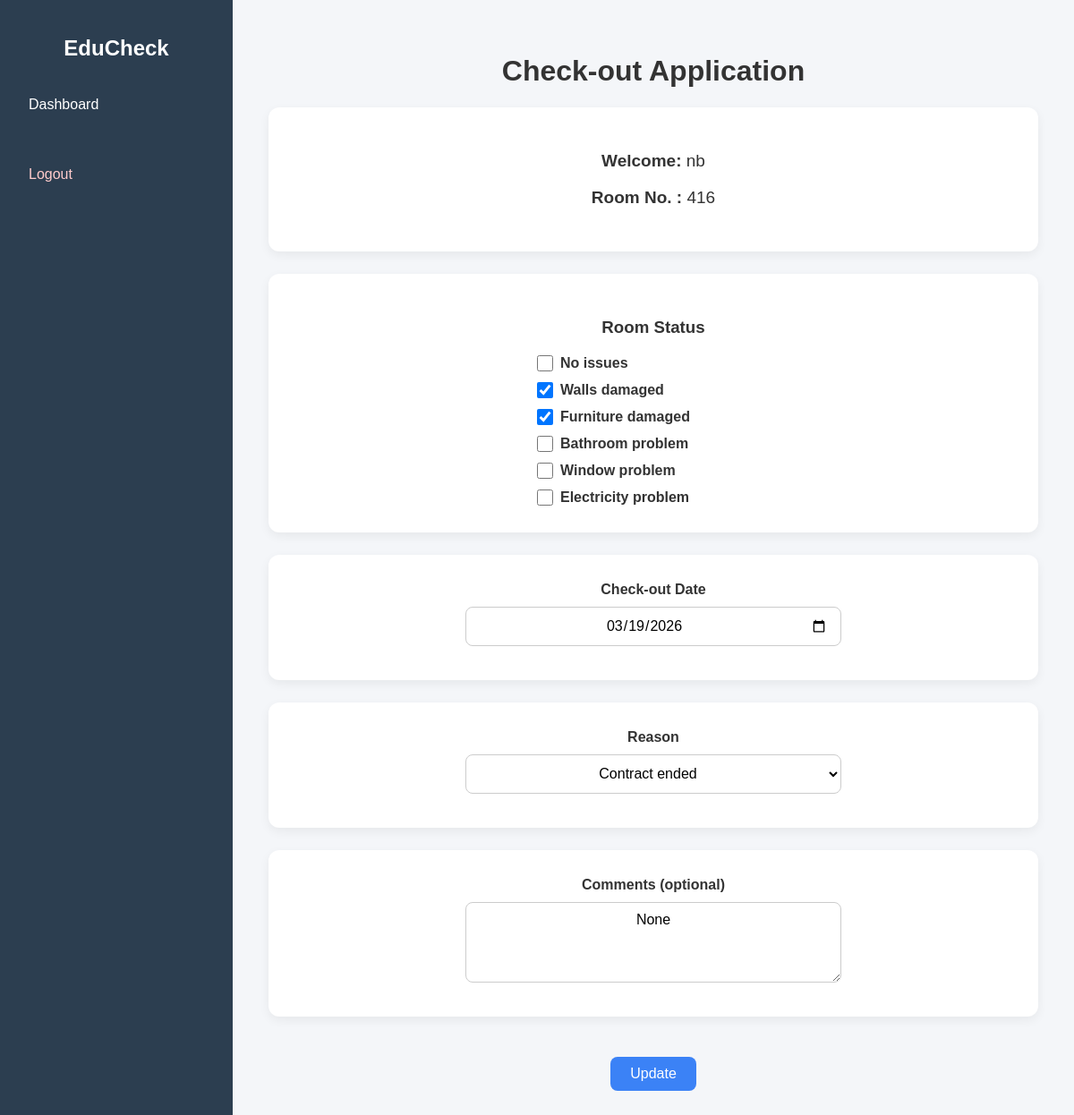
Page /check-out/edit/47/ (signed in) on the committed database.
### accommodation/models.py (models this page shows, shortened)
class CheckOutRequest(models.Model):
    STATUS_CHOICES = (
        ('pending', 'Pending'),
        ('approved', 'Approved'),
        ('rejected', 'Rejected'),
        ('completed', 'Completed'),
    )
    student = models.ForeignKey(UserProfile, on_delete=models.CASCADE)
    check_in_record = models.ForeignKey(
        CheckInRecord,
        on_delete=models.SET_NULL,
        null=True,
        blank=True
    )
    room_number = models.CharField(max_length=10, null=True, blank=True)
    requested_check_out_date = models.DateField()
    reason = models.CharField(max_length=100)
    issues = models.TextField(blank=True, null=True)
    comments = models.TextField(blank=True, null=True)
    status = models.CharField(
        max_length=10,
        choices=STATUS_CHOICES,
        default='pending'
    )
    admin_note = models.TextField(blank=True, null=True)
    created_at = models.DateTimeField(auto_now_add=True)
    updated_at = models.DateTimeField(auto_now=True)

### accommodation/views.py (the view)
# urls.py: path('check-out/edit/<int:pk>/', views.edit_check_out, name='edit_check_out'),
@login_required
def edit_check_out(request, pk):
    profile = get_object_or_404(UserProfile, user=request.user)
    checkout = get_object_or_404(CheckOutRequest, pk=pk)
    if checkout.student != profile:
        return redirect("dashboard")
    if checkout.status != "pending":
        return redirect("dashboard")
    if request.method == "POST":
        form = CheckOutRequestForm(request.POST, instance=checkout)
        if form.is_valid():
            obj = form.save(commit=False)
            issues = request.POST.getlist("issues")
            obj.issues = ", ".join(issues)
            obj.save()
            return redirect("dashboard")
    else:
        form = CheckOutRequestForm(instance=checkout)
    return render(
        request,
        "accommodation/create_check_out.html",
        {"form": form, "room_number": checkout.room_number}
    )

### accommodation/forms.py
class CheckOutRequestForm(forms.ModelForm):
    class Meta:
        model = CheckOutRequest
        fields = [
            "requested_check_out_date",
            "reason",
            "issues",
            "comments"
        ]
        widgets = {
            "requested_check_out_date": forms.DateInput(attrs={"type": "date"})
        }

### accommodation/templates/accommodation/create_check_out.html (shortened to what this page needs)
{% extends 'accommodation/base.html' %}
{% block content %}
<h1>Check-out Application</h1>
<div class="checkout-page">
<form method="POST">
<div class="card">
<p class="info-text"><strong>Welcome:</strong> {{ request.user.username }}</p >
<p class="info-text">
<strong>Room No. :</strong>
{{ room_number }}
</p >
</div>
<div class="card">
<h3>Room Status</h3>
<div class="issue-list">
<label class="issue-item">
<input type="checkbox" name="issues" value="No issues"
{% if "No issues" in form.instance.issues %}checked{% endif %}>
No issues
</label>
<label class="issue-item">
<input type="checkbox" name="issues" value="Walls damaged"
{% if "Walls damaged" in form.instance.issues %}checked{% endif %}>
Walls damaged
</label>
<label class="issue-item">
<input type="checkbox" name="issues" value="Furniture damaged"
{% if "Furniture damaged" in form.instance.issues %}checked{% endif %}>
Furniture damaged
</label>
<label class="issue-item">
<input type="checkbox" name="issues" value="Bathroom problem"
{% if "Bathroom problem" in form.instance.issues %}checked{% endif %}>
Bathroom problem
</label>
<label class="issue-item">
<input type="checkbox" name="issues" value="Window problem"
{% if "Window problem" in form.instance.issues %}checked{% endif %}>
Window problem
</label>
<label class="issue-item">
<input type="checkbox" name="issues" value="Electricity problem"
{% if "Electricity problem" in form.instance.issues %}checked{% endif %}>
Electricity problem
</label>
</div>
</div>
<div class="card">
<label>Check-out Date</label>
<input type="date"
       name="requested_check_out_date"
       value="{{ form.instance.requested_check_out_date|date:'Y-m-d' }}"
       required>
</div>
<div class="card">
<label>Reason</label>
<select name="reason">
<option value="Contract ended"
{% if form.instance.reason == "Contract ended" %}selected{% endif %}>
Contract ended
</option>
</select>
</div>
<div class="card">
<label>Comments (optional)</label>
<textarea name="comments">{{ form.instance.comments }}</textarea>
</div>
<div class="center-btn">
<button class="btn" type="submit">
{% if form.instance.pk %}
Update
{% else %}
Submit
{% endif %}
</button>
</div>
</form>
{% endblock %}

### static/css/custom.css (style rules this page uses)
body { margin:0; font-family:Arial, sans-serif; background:#f4f6f9; color:#333; }
h1,h2,h3 { text-align:center; }
.card { background:white; padding:30px; margin-bottom:25px; border-radius:12px; box-shadow:0 4px 12px rgba(0,0,0,0.06); }
.card h3 { margin-bottom:20px; text-align:center; }
.info-text { font-size:19px !important; font-weight:500; text-align:center; }
label { font-weight:600; display:block; margin-bottom:10px; }
input, select, textarea { width:100%; max-width:420px; height:44px; font-size:16px; font-family: inherit; padding:10px 14px; border-radius:8px; border:1px solid #ccc; background:white; box-sizing:border-box; margin:8px auto; display:block; text-align: center; }
textarea { height:auto; min-height:90px; }
input[type="date"] { font-size:16px; font-family:Arial, sans-serif; }
input[type="checkbox"] { width:18px; height:18px; }
.btn { display:inline-block; padding:10px 22px; background:#3b82f6; color:white; font-size:16px; border-radius:8px; text-decoration:none; border:none; cursor:pointer; width:auto; margin:20px auto; transition:all 0.25s; }
.center-btn { text-align:center; margin-top:20px; }
h1 { text-align:center; }
.card h3 { text-align:center; }
.center-btn { text-align:center; }
.issue-list { width:260px; margin:0 auto; display:flex; flex-direction:column; align-items:flex-start; gap:12px; }
.issue-item { display:flex; align-items:center; gap:8px; margin:0; }
.issue-item input { margin:0; }
.card { text-align:center; }
.issue-item { width:300px; margin:0 auto; }
.issue-list label { display:flex; align-items:center; gap:8px; }

### rows in the picture
CheckOutRequest: room_number "416", issues "☑", requested_check_out_date "03/19/2026", reason "Contract ended", comments "None"

### other values in the picture
{{ request.user.username }} "nb"
